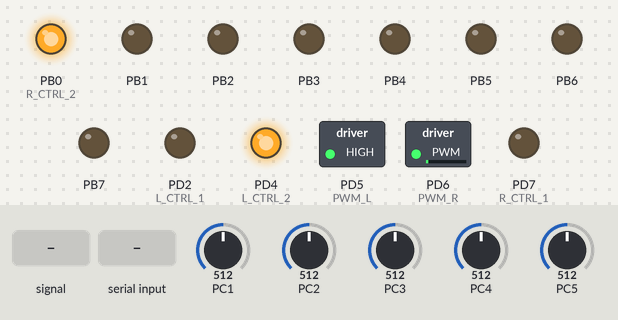
Bench run of a program on a simulated ATmega328P, built with avr-gcc and emulated at 16 MHz. On the bench: switched loads named in the program (green lamp = pin HIGH), output pins drawn as LEDs (lit = HIGH). The inputs (shaded band) are chosen by the test bench; at power-on: PC1 = 512, PC2 = 512, PC3 = 512, PC4 = 512, PC5 = 512.

Above: at 1.2 s.
1.3 s: PC2 fed a 50 Hz sine of ±306 counts around its level
At 2.5 s:
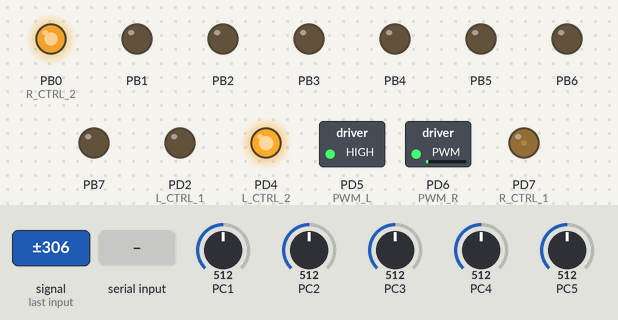
2.8 s: "B" received over Serial
At 4.0 s:
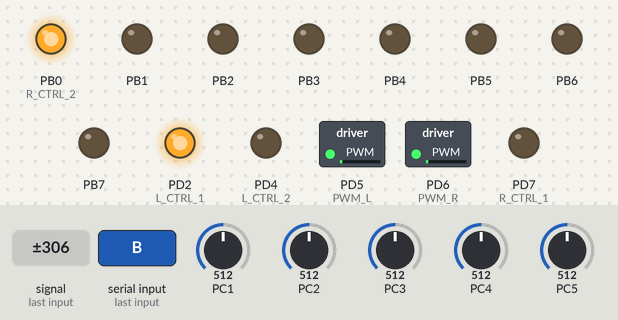
Timing chart, 0 to 56.8 s (numbered marks = the images above; inputs shaded):
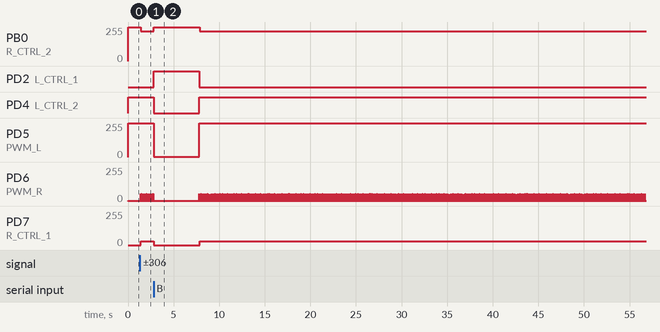

Measured:
- after the input at 1.3 s, PB0 (R_CTRL_2): 255/255 → 225/255 after 0.09 s; PD7 (R_CTRL_1): 0/255 → 30/255 after 0.09 s
- after the input at 2.8 s, PB0 (R_CTRL_2): 225/255 → 255/255 at once, → 225/255 5.1 s later; PD2 (L_CTRL_1): LOW → HIGH at once, → LOW 5.0 s later; PD4 (L_CTRL_2): HIGH → LOW at once, → HIGH 5.0 s later; PD5 (PWM_L): 255/255 → 1/255 at once, → 255/255 5.0 s later; PD7 (R_CTRL_1): 30/255 → 0/255 at once, → 30/255 5.1 s later

The program:

main.c
```c
#define F_CPU 16000000
#include <avr/io.h>
#include <avr/delay.h>
#include <avr/interrupt.h>
#include <stdlib.h>
#include "uart.h"


//Left motor operated internally by 3 inputs. Two control inputs and one PWM signal defined below as follows.
#define L_CTRL_1 PIND2
#define L_CTRL_2 PIND4
#define PWM_L PIND5 //OC0B

//Same as the left motor
#define R_CTRL_1 PIND7
#define R_CTRL_2 PINB0
#define PWM_R PIND6 //OC0A


//Definitions that allow us to more easily select which sensor we are targeting.
#define IR_LEFT 2
#define IR_RIGHT 3
#define OPTICAL_LEFT 4
#define OPTICAL_RIGHT 5
#define OPTICAL_FRONT 1

//Function prototypes for assisting subroutines.
void initializeMotors();
void initializePWM();
void initializePWM();
void initializeADC();
void startConversion();
void selectChannel(uint8_t analogPin);
uint16_t readSensor(uint8_t analogPin);

void analogWrite(uint8_t pin, uint8_t dutyCycle);


//Motor subroutines supporting CW and CCW rotation, coasting, braking and pivoting.
void rightFwd(uint8_t spd);
void rightRev(uint8_t spd);
void leftFwd(uint8_t spd);
void leftRev(uint8_t spd);
void rightStop();
void leftStop();
void rightMotor(int speed);
void leftMotor(int speed);
void drive(int speed);
void stop();


//Array of unsigned integers used to store up to 6 different sensor values located on different analog channels.
volatile uint16_t sensorValues[6];

//Initial channel set to Infra red sensor right.

volatile uint8_t currentAnalogChannel = OPTICAL_FRONT;

//volatile uint8_t currentAnalogChannel = OPTICAL_FRONT;

//Interrupt service routine to update the sensor value array continuously using interrupts
ISR(ADC_vect){


	//There is a simple logic change that would allow up to 6 sensors 0-5 analog pins

	if(currentAnalogChannel > OPTICAL_RIGHT){
		currentAnalogChannel = OPTICAL_FRONT;
		} else {}


		selectChannel(currentAnalogChannel);
		sensorValues[currentAnalogChannel] = ADCW;
		currentAnalogChannel++;
		startConversion();


}

volatile char run = '1';
ISR(USART_RX_vect){

	switch(UDR0){
		case 'A':
		run = '1';
		break;
		case 'B':
		leftMotor(0);
		rightMotor(0);
		_delay_ms(5000);
		break;
		case 'C':
		leftMotor(0);
		rightMotor(0);
		run = '0';
		break;
		default:
		break;
	}


}


/* ****************************** Start of main *****************************/

int main(void){

	initUART0();
	initializeMotors();
	initializeADC();
	DDRB =	0b11111111;


	float target=60;
	float ISpeed =255;
	float comp;
	float leftSpeed;
	float rightSpeed;
	int counter = 0;
	float cycleCounter = 0;
	int onTheBlack = 0;
	int onTheWhite = 0;
	int sensor;
	int disSensor;
	int disSensorSum;

	float error=0;
	float integral=0;
	float derogative=0;
	float lastError=0;

	while(1){

		sensor = readSensor(IR_LEFT);
		disSensor = readSensor(OPTICAL_FRONT);
		comp = (sensor/target);
		disSensorSum = readSensor(OPTICAL_FRONT) + readSensor(OPTICAL_FRONT) + readSensor(OPTICAL_FRONT) + readSensor(OPTICAL_FRONT) + readSensor(OPTICAL_FRONT) + readSensor(OPTICAL_FRONT) + readSensor(OPTICAL_FRONT);

		error = target - sensor;
		integral = integral + sensor;
		derogative = error - lastError;
		lastError=error;


		//Check if bot is over the black line and if yeas increase the counter
		if ((onTheBlack == 0) && (sensor > 800)){
			onTheBlack = 1;   onTheWhite= 0; counter++;
		}

		//Check if bot is over the white line and if yeas increase the counter
		if ((onTheWhite == 0) && (sensor < 55)) {
			onTheBlack = 0; onTheWhite = 1; counter++;
		}

		if (counter == 4 ) {
			 leftMotor(0); rightMotor(0); _delay_ms(2000); target = target + 0; counter = 0;
		}


		leftSpeed = ((ISpeed*comp)*0.8) + ((integral*0,2) - (derogative*0,2));
		rightSpeed = ((ISpeed/comp)*0.8) - ((integral*0,2) + (derogative*0,2));
		if (leftSpeed > 255) {leftSpeed = 255;}
		if (leftSpeed < 50) {leftSpeed = 0;}
		if (rightSpeed > 255) {rightSpeed = 255;}
		if (rightSpeed < 50) {rightSpeed = 0;}

		if (run == '1'){

		leftMotor(leftSpeed);
		rightMotor(rightSpeed);

		}


		if(sensor > 60 && sensor < 800){
			cycleCounter++;
		}


		if(cycleCounter > 60000){
			cycleCounter == 0;
			onTheBlack == 0;
			onTheWhite == 0;
		}


	}

	return 0;
 }


/* ****************************** End of Main *****************************/


//Changes the contents of the relevant registers to allow for PWM on 2 separate pins that serve as input for the motor-driver module.
void initializePWM(){

	DDRD |= (1 << PWM_L) | (1 << PWM_R);

	OCR0A = 0;
	OCR0B = 0;

	// set none-inverting mode
	TCCR0A |= (1 << COM0A1);
	TCCR0A |= (1 << COM0B1);

	// set fast PWM Mode
	TCCR0A |= (1 << WGM01) | (1 << WGM00);


	// set prescaler to 8 and starts PWM
	//Temp disabled prescaler
	TCCR0B |= (1 << CS02) | (1 << CS00);
}

//initializeMotors is a convenient subroutine which can be called in order set the required pins to output and initializes PWM with the expectation
//that the motors should not work if PWM has not been initialized.
void initializeMotors(){
	initializePWM();

	DDRD |= (1 << L_CTRL_1) | (1 << L_CTRL_2) | (1 << R_CTRL_1);
	DDRB |= (1 << R_CTRL_2);

}

//Rotate the leftMotor CW
void leftFwd(uint8_t spd){
	PORTD |= (1 << L_CTRL_1);
	PORTD &= ~(1 << L_CTRL_2);
	analogWrite(PWM_L, spd);

}

//Rotate the leftMotor CCW
void leftRev(uint8_t spd){
	PORTD &= ~(1 << L_CTRL_1);
	PORTD |= (1 << L_CTRL_2);
	analogWrite(PWM_L, spd);
}

//Rotate right motor CW
void rightFwd(uint8_t spd){
	PORTD |= (1 << R_CTRL_1);
	PORTB &= ~(1 << R_CTRL_2);
	analogWrite(PWM_R, spd);
}

//Rotate right motor CCW
void rightRev(uint8_t spd){
	PORTD &= ~(1 << R_CTRL_1);
	PORTB |= (1 << R_CTRL_2);
	analogWrite(PWM_R, spd);
}

//Stop left motor
void leftStop(){
	PORTD &= ~(1 << L_CTRL_1);
	PORTD &= ~(1 << L_CTRL_2);
	analogWrite(PWM_L, 0);
}

//Stop right motor
void rightStop(){
	PORTD &= ~(1 << R_CTRL_1);
	PORTB &= ~(1 << R_CTRL_2);
	analogWrite(PWM_R, 0);
}

//Stop both motors
void stop(){
	leftStop();
	rightStop();
}

//Takes in a value either positive or negative that will drive both motors at the same speed. If the value is negative the car will move CCW or in reverse
void drive(int speed){
	if(speed > 0){
		leftFwd((uint8_t) abs(speed));
		rightRev((uint8_t) abs(speed));
	} else {
		leftRev((uint8_t) abs(speed));
		rightFwd((uint8_t) abs(speed));
	}
}

void rightMotor(int speed){
	if(speed > 0){
		rightFwd((uint8_t) abs(speed));
	} else {
		rightRev((uint8_t) abs(speed));
	}
}

void leftMotor(int speed){
	if(speed > 0){
		//leftFwd((uint8_t) abs(speed));
		leftRev((uint8_t) abs(speed));
	} else {
		//leftRev((uint8_t) abs(speed));
		leftFwd((uint8_t) abs(speed));
	}
}


//analogWrite works in conjunction with initializePWM where we enable timer0, OCR0B and OCR0A. YOU MUST INITIALIZE PWM BEFORE ANALOGWRITE WOULD WORK.
//This sub-routine defines the dutyCycle of the motors by writing to the respective timer0 registers which will drive the motors.
void analogWrite(uint8_t pin, uint8_t dutyCycle){

	//TODO: Do some checking so that value is between 0-255

	if(pin == PWM_L){
		OCR0B = dutyCycle;
	}else if(pin == PWM_R){
		OCR0A = dutyCycle;
	}else{
		//Do something weird
	}
}

//Initializes the ADC registers to support the IR and optical sensors.
void initializeADC(){
	//Configure the ADMUX for AVCC as input (internal 5v reference) / not left adjusted results (10-bit resolution) / ADC0 as input / 0b0100:0000
	ADMUX = 0x40;
	//Configure ADCSRA for enable ADC / don't start conversion / prescaler 128 / disable auto-trigger / enable ADC interrupt 0b10001:111
	ADCSRA = 0x8F;

	selectChannel(OPTICAL_FRONT);
	sei();
	startConversion();
}

//Takes an analog pin input as previously defined e.g. IR_LEFT IR_RIGHT to initialize the ADMUX with the proper channel
void selectChannel(uint8_t analogPin){
	ADMUX = (ADMUX & 0xE0) | (analogPin & 0x1F);   //select channel (MUX0-4 bits)
}

//Read sensor takes in the latest value stored in the sensors array at the specified index and returns it. This value is updated via the ADC_vect interrupt.
uint16_t readSensor(uint8_t analogPin){
	return sensorValues[analogPin + 1];
}

//For convenience startConversion is used instead of the bit maths.
void startConversion(){
	ADCSRA |= (1 << ADSC);
}

//Returns 1 if there is an obstacle detected on that sensor (call only on OPTICAL sensors aka OPTICAL_FRONT OPTICAL_LEFT OPTICAL_RIGHT).
uint8_t checkObstacle(uint8_t analogPin){
	uint16_t analogSignal = readSensor(analogPin);
	if(analogSignal > 360){
		return 1;
	} else{
		return 0;
	}
}
```

uart.h
```c
#ifndef _UART_H_
#define _UART_H_

#include <avr/io.h>
#include <util/delay.h>
#include <stdio.h>
#include <stdlib.h>


#ifndef F_CPU
/* prevent compiler error by supplying a default */
# warning "F_CPU not defined. Define F_CPU with 16 Mhz."
#define F_CPU 16000000UL    // Quarz with 16 Mhz  */
//#define F_CPU 12000000UL    // Quarz with 16 Mhz  */
#endif


#define UART_BAUDRATE0 9600
#define UART_BAUD_SELECT0 ((F_CPU / (UART_BAUDRATE0 * 16L))-1)

/*#define UART_BAUDRATE1 9600
#define UART_BAUD_SELECT1 ((F_CPU / (UART_BAUDRATE0 * 16L))-1) */


/******************************************************************//**
 * Sends a single character via UART0 (eg. to a Hyperterminal).
 *********************************************************************/
void initUART0()
{
	UBRR0H = (UART_BAUD_SELECT0>>8);
  	UBRR0L = UART_BAUD_SELECT0;
	UCSR0A = 0;
	// No double speed      see ATMEGA168A datasheet page 185
	UCSR0B = (1<<RXCIE0) | (1<<RXEN0) | (1<<TXEN0);	//Enable receiver, receiver interrupt, transmitter
	UCSR0C = (1<<UCSZ01) | (1<<UCSZ00);				// frame format: 8data,  1 stop bit,  no parity
	UCSR0A |= (1<<TXC0);							// clear any existing transmits
}


/******************************************************************//**
 * Sends a single character via UART1 (eg. to a Hyperterminal).
 *********************************************************************/
/*void initUART1()
{
	UBRR1H = (UART_BAUD_SELECT1>>8);
  	UBRR1L = UART_BAUD_SELECT1;
	UCSR1A = 0;
	// No double speed
	UCSR1B = (1<<RXCIE1) | (1<<RXEN1) | (1<<TXEN1);		// Enable receiver, receiver interrupt, transmitter
	UCSR1C = (1<<UCSZ11) | (1<<UCSZ10) ;				// Set frame format: 8data,  1 stop bit,  no parity
	UCSR1A |= (1<<TXC1);								// clear any existing transmits
}*/

/******************************************************************//**
 * Sends a single character via UART0 (eg. to a Hyperterminal).
 *********************************************************************/
void uart0_putc(unsigned char c)   //USART_Receive0
{
    while (!(UCSR0A & (1<<UDRE0)))  // wait until sending is possible
    {
    }
    UDR0 = c;                       // sending signs
}

/******************************************************************//**
 * Sends a single character via UART1 (eg. to a Hyperterminal).
 *********************************************************************/
/*void uart1_putc(unsigned char c)   //USART_Receive1
{
    while (!(UCSR1A & (1<<UDRE1)))  // wait until sending is possible
    {
    }
    UDR1 = c;                       // sending signs
}*/


/******************************************************************//**
 * Sends a complete string via UART (eg. to a Hyperterminal).
 *********************************************************************/
void uart0_puts (char *s)
{
    while (*s)
    {                               // sending char until "/0"
        uart0_putc(*s);
        s++;
    }
}

/******************************************************************//**
 * Sends a complete string via UART (eg. to a Hyperterminal).
 *********************************************************************/
/*void uart1_puts (char *s)
{
    while (*s)
    {                               // sending char until "/0"
        uart1_putc(*s);
        s++;
    }
}*/
/******************************************************************//**
 * Sends an Integer via UART (eg. to a Hyperterminal).
 *********************************************************************/
void uart0_puti16 (uint16_t value)
{
	char _buffer[6];
	itoa( value, _buffer, 10 );	//conversion from integer to char
	uart0_puts(_buffer);
}

/******************************************************************//**
 * Sends an Integer via UART (eg. to a Hyperterminal).
 *********************************************************************/
/*void uart1_puti16 (uint16_t value)
{
	char _buffer[6];
	itoa( value, _buffer, 10 );	//conversion from integer to char
	uart1_puts(_buffer);
}*/

/******************************************************************//**
 * Sends an Integer in Binaryformat via UART (eg. to a Hyperterminal).
 *********************************************************************/
void uart0_puti16B (uint16_t value)
{
	char _buffer[17];
	itoa( value, _buffer, 2 );	//conversion from integer to char
	uart0_puts(_buffer);
}
/******************************************************************//**
 * Sends an Integer in Binaryformat via UART (eg. to a Hyperterminal).
 *********************************************************************/
/*void uart1_puti16B (uint16_t value)
{
	char _buffer[17];
	itoa( value, _buffer, 2 );	//conversion from integer to char
	uart1_puts(_buffer);
}*/

#endif /* _UART_H_ */
```
